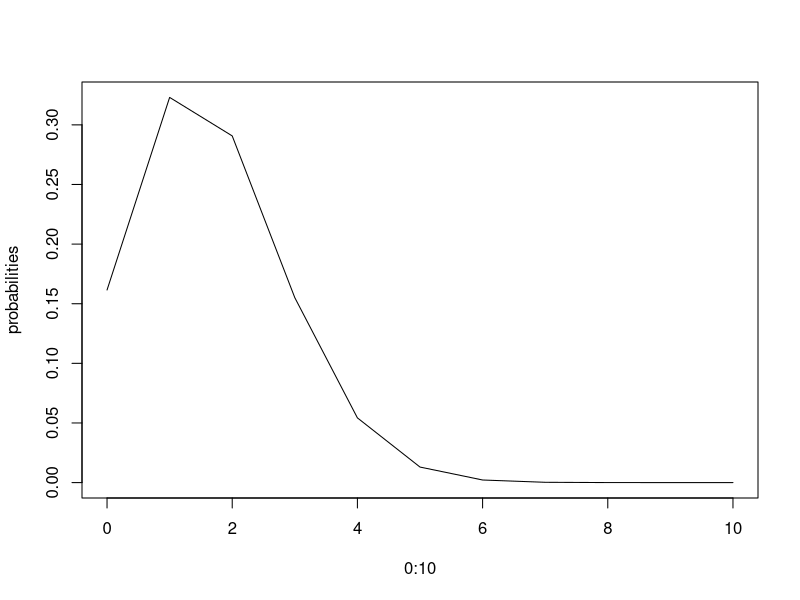
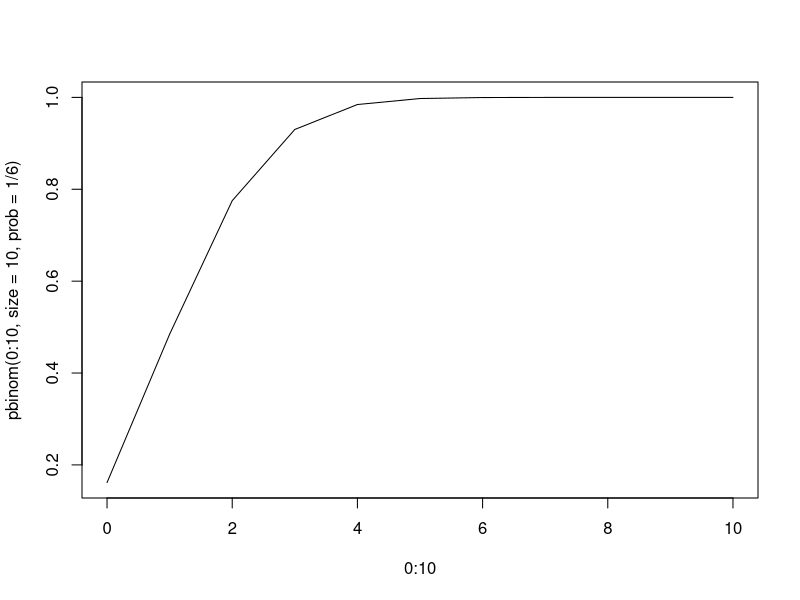
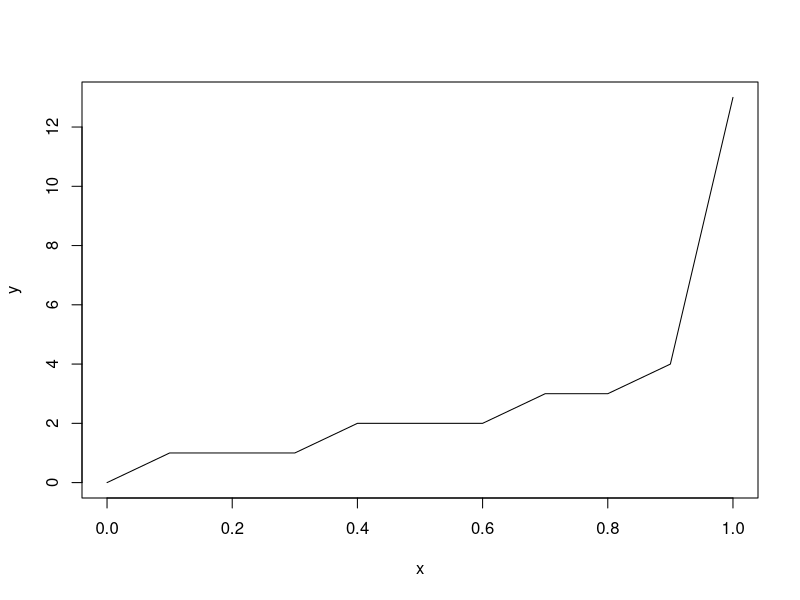
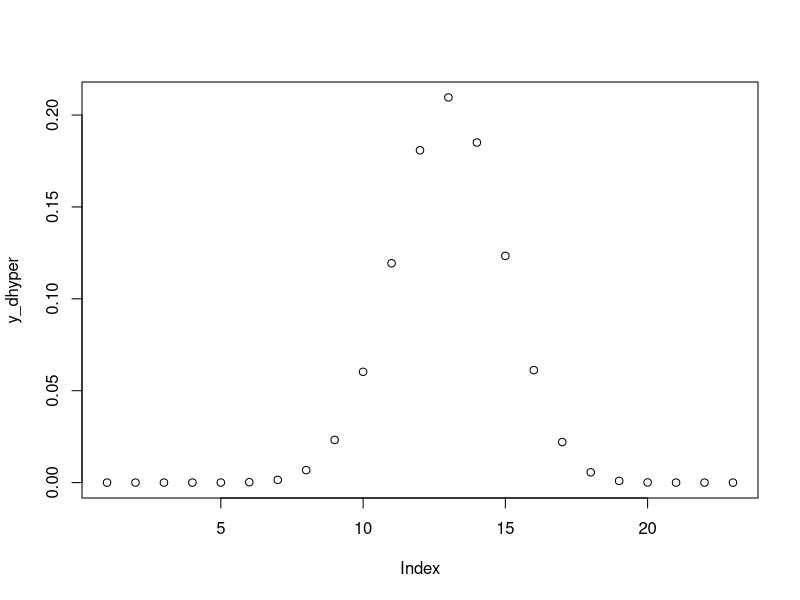
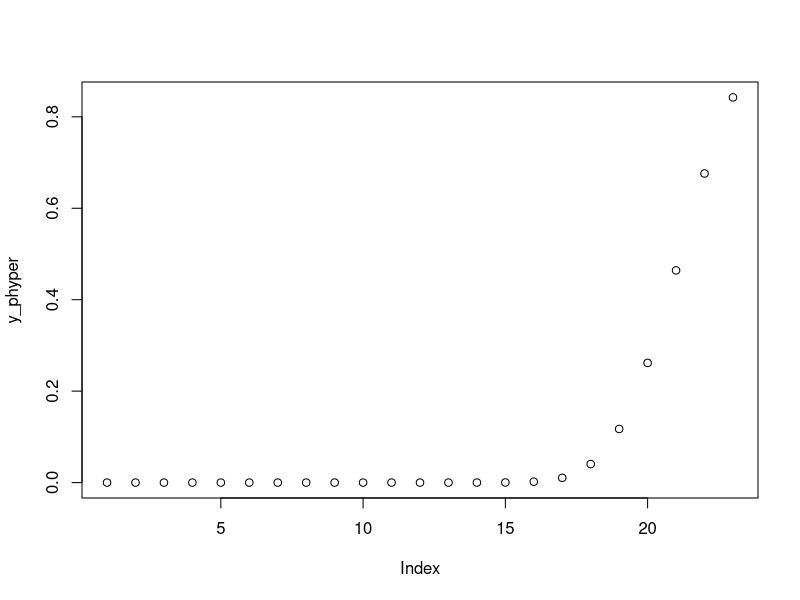
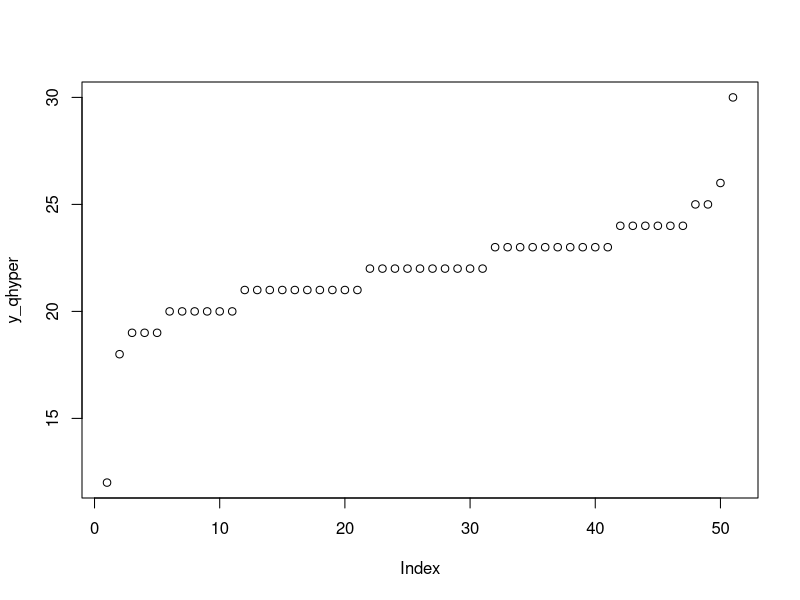
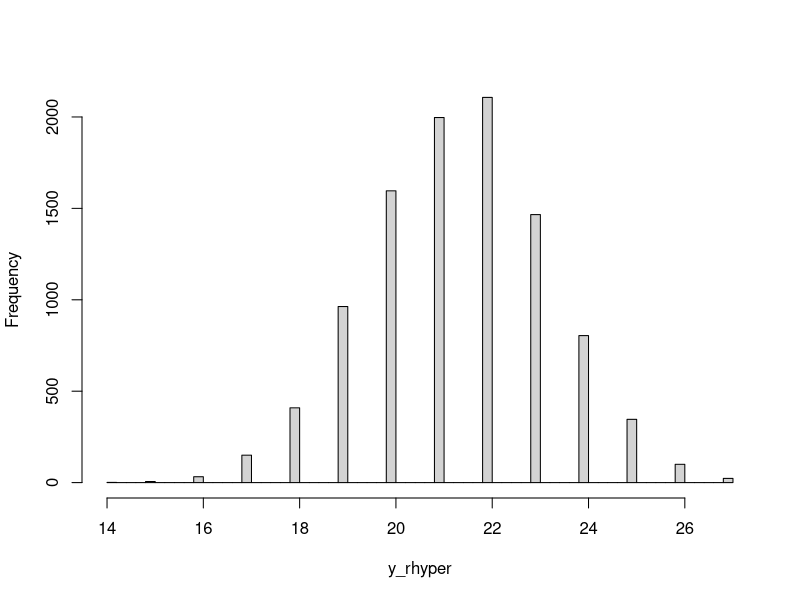

The R source for these figures, in order:


                                                                ###   Distribusi Binomial   ###


# Binomial distribution in R is a probability distribution used in statistics. The binomial distribution is a discrete distribution and has only two outcomes 
# i.e. success or failure. All its trials are independent, the probability of success remains the same and the previous outcome does not affect the next 
# outcome. The outcomes from different trials are independent. Binomial distribution helps us to find the individual probabilities as well as 
# cumulative probabilities over a certain range.

# It is also used in many real-life scenarios such as in determining whether a particular lottery ticket has won or not, whether a drug is able to cure a 
# person or not, it can be used to determine the number of heads or tails in a finite number of tosses, for analyzing the outcome of a die, etc.

# We have four functions for handling binomial distribution in R namely:

# dbinom(k, n, p) -> probability binomial distribution
# pbinom(k, n, p) -> cumulative probability of binomial distribution
# qbinom(P, n, p) -> used to find the nth quantile
# rbinom(n, N, p) -> generates n random variables of a particular probability

# Calculate probability binomial distribution
dbinom(3, size = 13, prob = 1 / 6)
probabilities <- dbinom(x = c(0:10), size = 10, prob = 1 / 6)
data.frame(probabilities)

#Plot binomial distribution
plot(0:10, probabilities, type = "l")

# Calculate cumulative probability binomial distribution
pbinom(3, size = 13, prob = 1 / 6)

# plot cumulative distribution
plot(0:10, pbinom(0:10, size = 10, prob = 1 / 6), type = "l")

#find quantile
qbinom(0.8419226, size = 13, prob = 1 / 6)

x <- seq(0, 1, by = 0.1)
y <- qbinom(x, size = 13, prob = 1 / 6)

plot(x, y, type = 'l')

# Contoh Soal

# Seorang penjual mengatakan bahwa di antara seluruh barang  dagangannya yang sudah dikemas rapi, ada yang rusak sebanyak  20%. Seorang pelanggan, membeli 
# barang tersebut sebanyak 8 buah yang dipilihnya secara acak. Jika 𝑋 = banyaknya barang yang tidak rusak, hitunglah probabilitasnya bahwa dari 
# 8 barang yang dibeli terdapat 5 yang rusak. (Jawaban : 0,0092)

px <- .2 # Probabilitas barang rusak 20%
n <- 8 # Pembelian 8 buah barang
X <- 5 # barang yang rusakk

dbinom(X, size = n, prob = px)


                                                                ###   Distribusi Poisson   ###


# The Poisson distribution represents the probability of a provided number of cases happening in a set period of space or time if these cases happen 
# with an identified constant mean rate (free of the period since the ultimate event). Poisson distribution has been named after Siméon Denis Poisson
# (French Mathematician). 

# Many probability distributions can be easily implemented in R language with the help of R’s inbuilt functions. There are four Poisson functions 
# available in R:

# dpois (x,lambda,log) -> probability of a random variable using poisson distribution
# ppois(q,lambda,lower.tail,log) -> cumulative probability function of poisson distribution
# rpois(n,lambda) -> generating random numbers from a given Poisson’s distribution
# qpois(q,lambda,lower.tail,log) -> generating quantile of a given Poisson’s distribution

dpois(2, 3)
dpois(6, 6)

ppois(2, 3)
ppois(6, 6)

rpois(2, 3)
rpois(6, 6)

y <- c(.01, .05, .1, .2)
qpois(y, 2)
qpois(y, 6)

# Contoh 1

# Seseorang yang akan menjual mobil mewahnya memasang iklan pada  suatu surat kabar yang dapat menjangkau 100.000 pembaca. Dengan  asumsi nilai 
# probabilitas bahwa seorang pembaca yang membaca iklan akan berminat membeli mobil adalah 𝑠 =  1/50.000. Jika 𝑋 = banyaknya pembaca yang 
# berminat membeli mobil, hitunglah 𝑃(𝑋 = 0), 𝑃(𝑋 = 1), 𝑃(𝑋 = 2), 𝑃(𝑋 = 3), 𝑃(𝑋 = 4), … !

# Jawaban
# 𝑃(𝑋 = 0) = p(0) = 0,1353
# 𝑃(𝑋 = 1) = p(1) = 0.2707
# 𝑃(𝑋 = 2) = p(2) = 0.2707
# 𝑃(𝑋 = 3) = p(3) = 0.1804
# 𝑃(𝑋 = 4) = p(4) = 0.0902
# ...

N <- 100000 # jumlah sampel yaitu target pembaca
s <- 1/50000 # probabilitas berminat

lambda <- N*s # 𝜆 = rata-rata distribusi = 𝐸 (𝑋) = 𝑛.𝑠 = 2.

X <- c(0,1,2,3,4) #Membuat vektor untuk X0, X1, X2, X3, X4.

dpois(X,lambda)

# Contoh 2

# Pada sebuah program promosi penjualan rokok, di antara 1000 batang  rokok terdapat 5 batang yang bertuliskan ”BERHADIAH”. Apabila X 
# menyatakan banyaknya batang rokok yang bertuliskan ”BERHADIAH”  dalam satu bungkus rokok, dimana setiap bungkus berisi 20 batang,  
# berapakah 𝑃(𝑋 = 0), 𝑃(𝑋 = 1), 𝑃(𝑋 = 2), 𝑃(𝑋 = 3), 𝑃(𝑋 = 4)? 

# Jawaban
# 𝑃(𝑋 = 0) = p(0) = 0.9048
# 𝑃(𝑋 = 1) = p(1) = 0.0905
# 𝑃(𝑋 = 2) = p(2) = 0.0045
# 𝑃(𝑋 = 3) = p(3) = 0.0002
# 𝑃(𝑋 = 4) = p(4) = 0.0000

N <- 1000 # populasi dalam 1000 batang rokok
n <- 20 # sampel dalam bungkus rokok yang berisi 20 batang
s <- 5/N # probabilitas 5 batang berhadiah dalam 1000 batang rokok

lambda <- n*s
X <- c(0,1,2,3,4)

dpois(X,lambda)

# Contoh 3

# Seorang kepala bagian kredit sebuah bank beranggapan bahwa 4%  dari para nasabah merasa tidak puas dengan pelayanan bank tersebut. 
# Kemudian 50 orang nasabah dipilih secara acak. Jika 𝑋 =  banyaknya nasabah yang tidak puas, hitunglah 𝑝_𝑟 (𝑥), untuk 𝑥 = 0, 1, 2, …, 9 
# dan hitunglah distribusi kumulatif 𝐹(𝑥) = 𝑃(𝑋 ≤ 𝑥)

# Jawaban
# 𝑃(𝑋 = 0) = p(0) = 0,1353
# 𝑃(𝑋 = 1) = p(1) = 0,4060
# 𝑃(𝑋 = 2) = p(2) = 0,6767
# 𝑃(𝑋 = 3) = p(3) = 0,8571
# 𝑃(𝑋 = 4) = p(4) = 0,9473
# 𝑃(𝑋 = 5) = p(5) = 0,9843
# 𝑃(𝑋 = 6) = p(6) = 0,9954
# 𝑃(𝑋 = 7) = p(7) = 0,9988
# 𝑃(𝑋 = 8) = p(8) = 0,9997
# 𝑃(𝑋 = 9) = p(9) = 0,9999

s <- .04
n <- 50

lambda <- n*s
X <- c(0,1,2,3,4,5,6,7,8,9)

ppois (X,lambda)


                                                              ###   Distribusi Hipergeometrik   ###


# Hypergeometric Distribution in R Language is defined as a method that is used to calculate probabilities when sampling without replacement 
# is to be done in order to get the density value.

# In R, there are 4 built-in functions to generate Hypergeometric Distribution:

# dhyper(x, m, n, k) -> Hypergeometric Density Distribution used in order to get the density value
# phyper(x, m, n, k) -> Hypergeometric Cumulative Distribution Function
# qhyper(x, m, n, k) -> Hypergeometric Quantile Function
# rhyper(N, m, n, k) -> generating random numbers function by specifying a seed and sample size


# Specify x-values for dhyper function
x_dhyper <- seq(0, 22, by = 1)

# Apply dhyper function
y_dhyper <- dhyper(x_dhyper, m = 45, n = 30, k = 20)   

# Plot dhyper values
plot(y_dhyper)

# Specify x-values for phyper function
x_phyper <- seq(0, 22, by = 1)    

# Apply phyper function
y_phyper <- phyper(x_phyper, m = 40, n = 20, k = 31)  

# Plot phyper values
plot(y_phyper)

# Specify x-values for qhyper function
x_qhyper <- seq(0, 1, by = 0.02)        

# Apply qhyper function
y_qhyper <- qhyper(x_qhyper, m = 49, n = 18, k = 30)    

# Plot qhyper values
plot(y_qhyper)

# Set seed for reproducibility
# Specify sample size
set.seed(400)                                 
N <- 10000                                      

# Draw N hypergeometrically distributed values
y_rhyper <- rhyper(N, m = 50, n = 20, k = 30) 
y_rhyper         

# Plot of randomly drawn hyper density
hist(y_rhyper,                                          
     breaks = 50,
     main = "")

# Contoh

# Sebuah anggota komite terdiri dari 5 orang: 3 wanita dan 2 laki-laki.  Misalkan 2 dari 5 anggota komite tersebut dipilih untuk menjadi 
# delegasi dalam sebuah konferensi.
# 1. Berapa probabilitas bahwa dari pemilihan secara acak didapat 2  orang wanita?
# 2. Berapa probabilitas dari 2 orang yang terpilih adalah 1 laki-laki  dan 1 perempuan?

N <- 5
n <- 2
r <- 3

x1 <- 2
x2 <- 1

dhyper(x1, m = N, n = n, k = r) 
phyper(x2, m = N, n = n, k = r)
